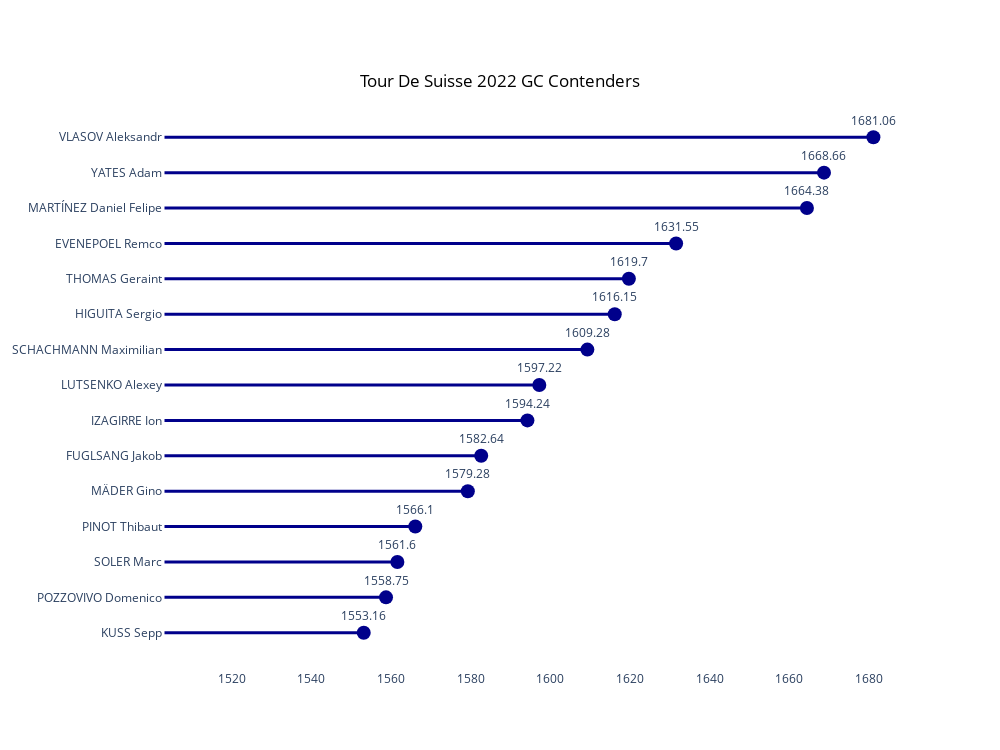

The notebook cell saved with this chart:
### Code cell
# get a startlist to plot
race = 'tour-de-suisse'
year = 2022
startlist = [rider for rider in get_startlist(race, year) if rider in ratings.columns]

# plot the lollipop
plot_startlist_timeseries(
    ratings, startlist, 'Tour de Suisse', year, RACE_TYPE,
    riders_to_plot = 15, fname = f'{race}-{year}-{RACE_TYPE.lower()}-{GENDER}-lollipop.png'
)

### Figure 1 — Plotly figure (JSON) as saved in the notebook; plotly's stock layout.template omitted (floating-point values rounded to 4 significant figures)
{"data": [{"marker": {"color": "darkblue", "size": 14}, "mode": "markers+text", "text": ["1553.16", "1558.75", "1561.6", "1566.1", "1579.28", "1582.64", "1594.24", "1597.22", "1609.28", "1616.15", "1619.7", "1631.55", "1664.38", "1668.66", "1681.06"], "textposition": "top center", "type": "scatter", "x": [1553.0, 1559.0, 1562.0, 1566.0, 1579.0, 1583.0, 1594.0, 1597.0, 1609.0, 1616.0, 1620.0, 1632.0, 1664.0, 1669.0, 1681.0], "y": ["KUSS Sepp", "POZZOVIVO Domenico", "SOLER Marc", "PINOT Thibaut", "MÄDER Gino", "FUGLSANG Jakob", "IZAGIRRE Ion", "LUTSENKO Alexey", "SCHACHMANN Maximilian", "HIGUITA Sergio", "THOMAS Geraint", "EVENEPOEL Remco", "MARTÍNEZ Daniel Felipe", "YATES Adam", "VLASOV Aleksandr"]}], "layout": {"height": 750, "paper_bgcolor": "white", "plot_bgcolor": "white", "shapes": [{"line": {"color": "darkblue", "width": 3}, "type": "line", "x0": 1503.0, "x1": 1553.0, "y0": 0, "y1": 0}, {"line": {"color": "darkblue", "width": 3}, "type": "line", "x0": 1503.0, "x1": 1559.0, "y0": 1, "y1": 1}, {"line": {"color": "darkblue", "width": 3}, "type": "line", "x0": 1503.0, "x1": 1562.0, "y0": 2, "y1": 2}, {"line": {"color": "darkblue", "width": 3}, "type": "line", "x0": 1503.0, "x1": 1566.0, "y0": 3, "y1": 3}, {"line": {"color": "darkblue", "width": 3}, "type": "line", "x0": 1503.0, "x1": 1579.0, "y0": 4, "y1": 4}, {"line": {"color": "darkblue", "width": 3}, "type": "line", "x0": 1503.0, "x1": 1583.0, "y0": 5, "y1": 5}, {"line": {"color": "darkblue", "width": 3}, "type": "line", "x0": 1503.0, "x1": 1594.0, "y0": 6, "y1": 6}, {"line": {"color": "darkblue", "width": 3}, "type": "line", "x0": 1503.0, "x1": 1597.0, "y0": 7, "y1": 7}, {"line": {"color": "darkblue", "width": 3}, "type": "line", "x0": 1503.0, "x1": 1609.0, "y0": 8, "y1": 8}, {"line": {"color": "darkblue", "width": 3}, "type": "line", "x0": 1503.0, "x1": 1616.0, "y0": 9, "y1": 9}, {"line": {"color": "darkblue", "width": 3}, "type": "line", "x0": 1503.0, "x1": 1620.0, "y0": 10, "y1": 10}, {"line": {"color": "darkblue", "width": 3}, "type": "line", "x0": 1503.0, "x1": 1632.0, "y0": 11, "y1": 11}, {"line": {"color": "darkblue", "width": 3}, "type": "line", "x0": 1503.0, "x1": 1664.0, "y0": 12, "y1": 12}, {"line": {"color": "darkblue", "width": 3}, "type": "line", "x0": 1503.0, "x1": 1669.0, "y0": 13, "y1": 13}, {"line": {"color": "darkblue", "width": 3}, "type": "line", "x0": 1503.0, "x1": 1681.0, "y0": 14, "y1": 14}], "title": {"font": {"color": "black"}, "text": "Tour De Suisse 2022 GC Contenders", "x": 0.5, "y": 0.9}, "width": 1000, "xaxis": {"showgrid": false}, "yaxis": {"showgrid": false}}}
